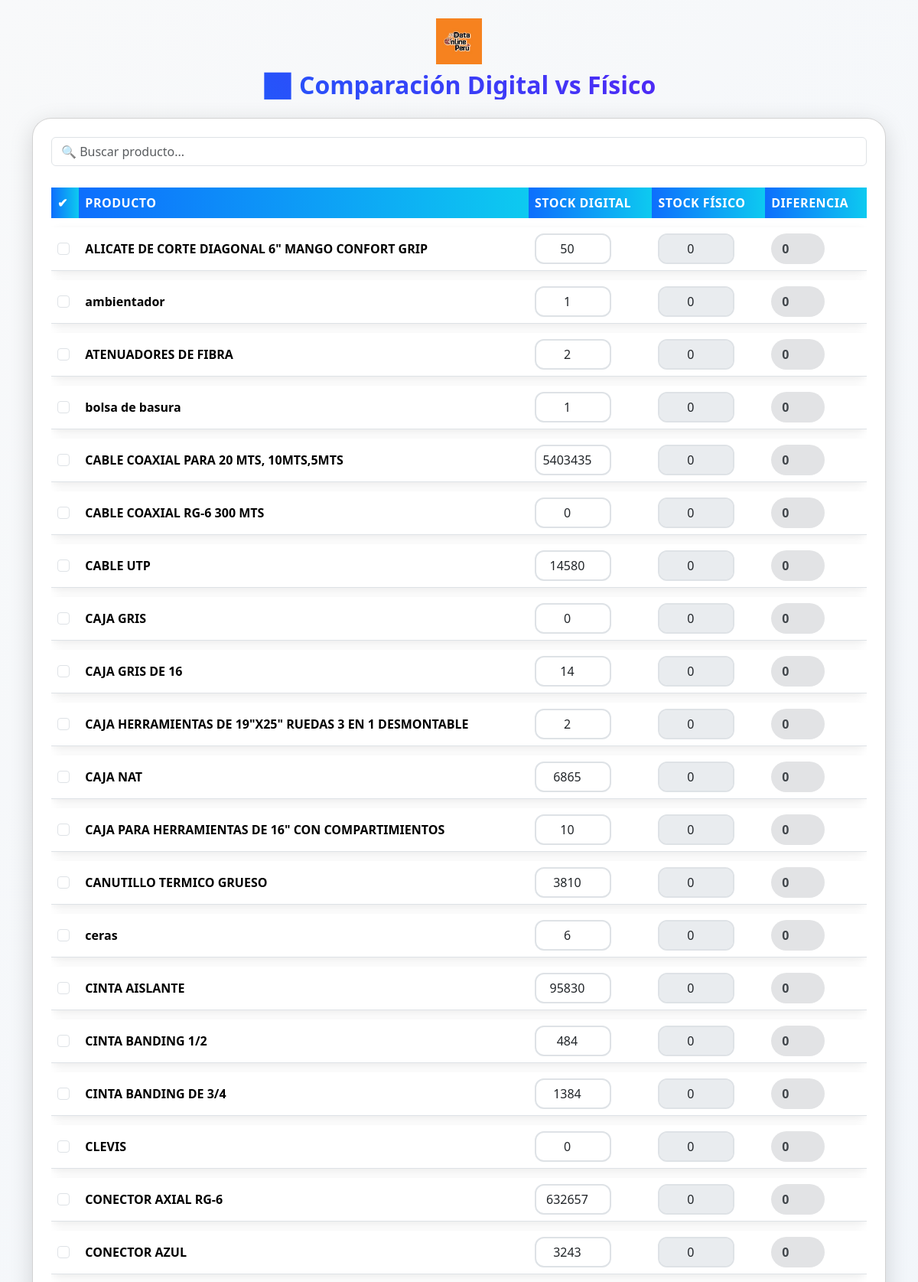
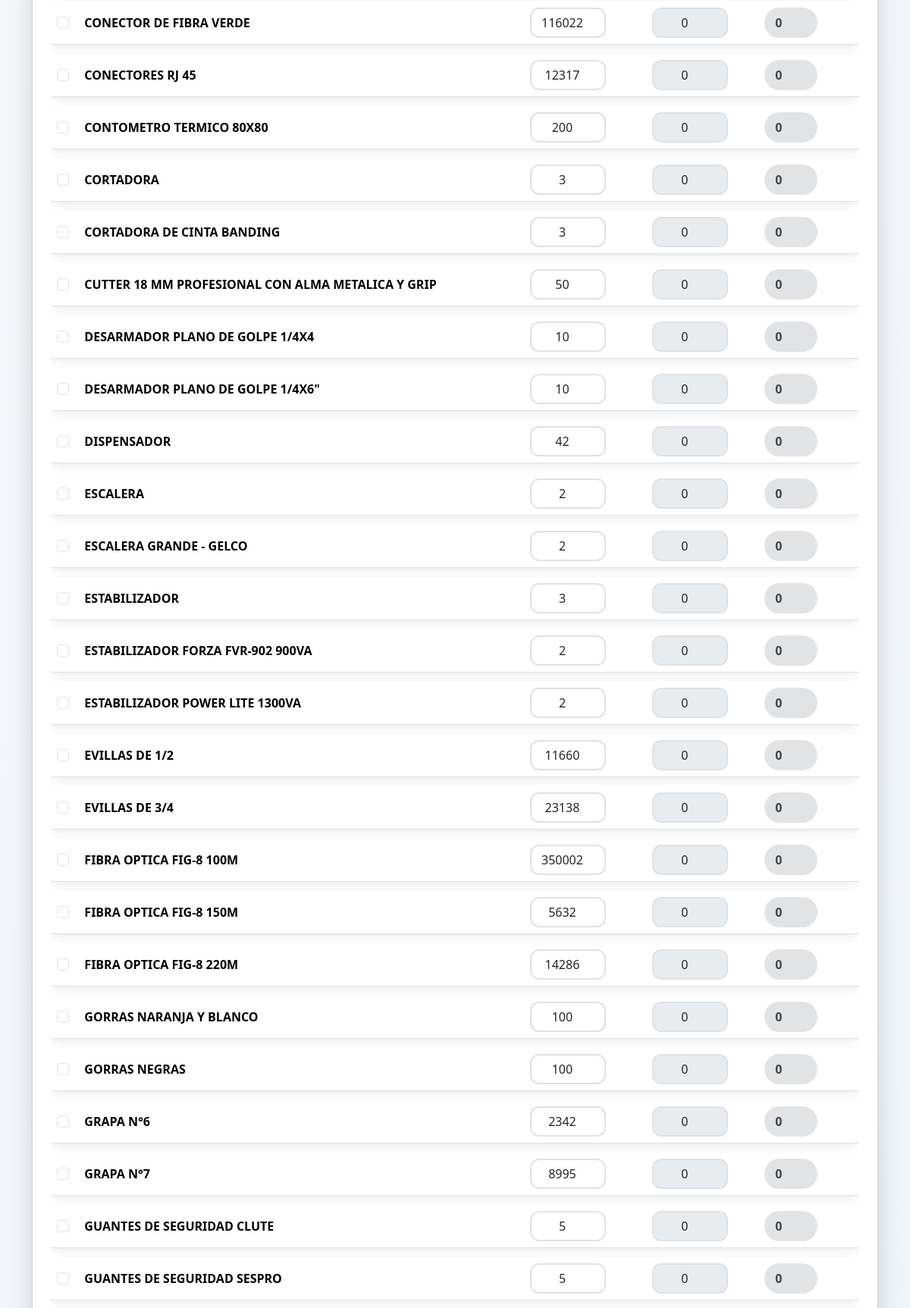
The app's page /diferencias.php (signed in, upper part) with its own data (2 pictures, top to bottom).
### tables this page shows
CREATE TABLE `productos` (
  `id` int(11) NOT NULL,
  `id_categoria` int(11) DEFAULT NULL,
  `codigo` varchar(50) NOT NULL,
  `nombre` varchar(100) NOT NULL,
  `unidad_medida` enum('par','carrete','rollos','unidades','metros','cajas','paquetes','cientos','docenas','otros') NOT NULL,
  `estado` enum('activo','inactivo') NOT NULL DEFAULT 'activo',
  `precio_unitario` decimal(10,2) NOT NULL DEFAULT 0.00,
  `precio_total` decimal(12,2) NOT NULL DEFAULT 0.00
);

### diferencias.php (the view, shortened to what this page needs)
<?php
include 'conexion.php';
$query = "
    SELECT p.id, p.nombre,
           (IFNULL(SUM(e.cantidad),0) - IFNULL(SUM(s.cantidad),0)) AS stock_digital
    FROM productos p
    LEFT JOIN entradas_productos e ON p.id = e.id_producto
    LEFT JOIN salidas_productos s ON p.id = s.id_producto
    GROUP BY p.id, p.nombre
    ORDER BY p.nombre ASC
";
$resultado = $conexion->query($query);
?>
<!DOCTYPE html>
<html lang="es">
<head>
    <link href="https://cdn.jsdelivr.net/npm/bootstrap@5.3.2/dist/css/bootstrap.min.css" rel="stylesheet">
    <link href="https://cdn.jsdelivr.net/npm/bootstrap-icons@1.11.1/font/bootstrap-icons.css" rel="stylesheet">
</head>
<body>
<div class="container mt-4">
    <div class="text-center mb-4">
        <img src="logo.png" alt="Logo" class="logo mb-2">
        <h2>📊 Comparación Digital vs Físico</h2>
    </div>
    <div class="card p-4">
        <input type="text" id="buscador" class="form-control mb-3" placeholder="🔍 Buscar producto...">
        <form method="POST">
            <div class="table-responsive">
                <table class="table align-middle">
                    <thead>
                        <tr>
                            <th>✔</th>
                            <th>Producto</th>
                            <th>Stock Digital</th>
                            <th>Stock Físico</th>
                            <th>Diferencia</th>
                        </tr>
                    </thead>
                    <tbody>
                        <?php while ($row = $resultado->fetch_assoc()): ?>
                        <tr>
                            <td>
                                <input type="checkbox" class="form-check-input select-producto" name="productos[<?= $row['id'] ?>][seleccion]" value="1">
                            </td>
                            <td class="fw-semibold"><?= htmlspecialchars($row['nombre']) ?></td>
                            <td>
                                <input type="number" name="productos[<?= $row['id'] ?>][digital]"
                                       value="<?= $row['stock_digital'] ?>" readonly
                                       class="form-control-plaintext text-center digital">
                            </td>
                            <td>
                                <input type="number" name="productos[<?= $row['id'] ?>][fisico]"
                                       value="0" min="0"
                                       class="form-control fisico" disabled>
                            </td>
                            <td>
                                <span class="badge-diff neutro diferencia">0</span>
                            </td>
                        </tr>
                        <?php endwhile; ?>
                    </tbody>
                </table>
            </div>
        </form>
    </div>
</div>
</body>
</html>

### diferencias.php (style rules this page uses)
body { background: linear-gradient(135deg, #f8f9fa, #e9f1fb); font-family: 'Segoe UI', Tahoma, Geneva, Verdana, sans-serif; }
.card { border-radius: 25px; box-shadow: 0 8px 30px rgba(0,0,0,0.15); backdrop-filter: blur(8px); animation: fadeIn 1s ease; }
h2 { font-weight: 800; background: linear-gradient(45deg,#0d6efd,#6610f2); -webkit-background-clip: text; -webkit-text-fill-color: transparent; }
.logo { max-height: 60px; }
.table { border-collapse: separate; border-spacing: 0 12px; }
.table thead th { background: linear-gradient(90deg, #0d6efd, #0dcaf0); color: #fff; border: none; font-size: 1rem; text-transform: uppercase; letter-spacing: .5px; }
.table tbody tr { background: rgba(255,255,255,0.9); border-radius: 12px; box-shadow: 0 4px 12px rgba(0,0,0,0.08); transition: all .3s ease; }
.table td { vertical-align: middle; border-top: none; }
input[type=number] { border-radius: 12px; border: 2px solid #dee2e6; padding: 6px; width: 100px; text-align: center; transition: border-color .3s; }
.badge-diff { padding: 8px 14px; border-radius: 20px; font-weight: 600; min-width: 70px; display: inline-block; }
.neutro { background: #e2e3e5; color: #41464b; }

### records on screen
productos: nombre "ALICATE DE CORTE DIAGONAL 6\" MANGO CONFORT GRIP", stock_digital "50"
productos: nombre "ambientador", stock_digital "1"
productos: nombre "ATENUADORES DE FIBRA", stock_digital "2"
productos: nombre "bolsa de basura", stock_digital "1"
productos: nombre "CABLE COAXIAL PARA 20 MTS, 10MTS,5MTS", stock_digital "5403435"
productos: nombre "CABLE COAXIAL RG-6 300 MTS", stock_digital "0"
productos: nombre "CABLE UTP", stock_digital "14580"
productos: nombre "CAJA GRIS", stock_digital "0"
productos: nombre "CAJA GRIS DE 16", stock_digital "14"
productos: nombre "CAJA HERRAMIENTAS DE 19\"X25\" RUEDAS 3 EN 1 DESMONTABLE", stock_digital "2"
productos: nombre "CAJA NAT", stock_digital "6865"
productos: nombre "CAJA PARA HERRAMIENTAS DE 16\" CON COMPARTIMIENTOS", stock_digital "10"
productos: nombre "CANUTILLO TERMICO GRUESO", stock_digital "3810"
productos: nombre "ceras", stock_digital "6"
productos: nombre "CINTA AISLANTE", stock_digital "95830"
productos: nombre "CINTA BANDING 1/2", stock_digital "484"
productos: nombre "CINTA BANDING DE 3/4", stock_digital "1384"
productos: nombre "CLEVIS", stock_digital "0"
productos: nombre "CONECTOR AXIAL RG-6", stock_digital "632657"
productos: nombre "CONECTOR AZUL", stock_digital "3243"
productos: nombre "CONECTOR DE FIBRA VERDE", stock_digital "116022"
productos: nombre "CONECTORES RJ 45", stock_digital "12317"
productos: nombre "CONTOMETRO TERMICO 80X80", stock_digital "200"
productos: nombre "CORTADORA", stock_digital "3"
productos: nombre "CORTADORA DE CINTA BANDING", stock_digital "3"
productos: nombre "CUTTER 18 MM PROFESIONAL CON ALMA METALICA Y GRIP", stock_digital "50"
productos: nombre "DESARMADOR PLANO DE GOLPE 1/4X4", stock_digital "10"
productos: nombre "DESARMADOR PLANO DE GOLPE 1/4X6\"", stock_digital "10"
productos: nombre "DISPENSADOR", stock_digital "42"
productos: nombre "ESCALERA", stock_digital "2"
productos: nombre "ESCALERA GRANDE - GELCO", stock_digital "2"
productos: nombre "ESTABILIZADOR", stock_digital "3"
productos: nombre "ESTABILIZADOR FORZA FVR-902 900VA", stock_digital "2"
productos: nombre "ESTABILIZADOR POWER LITE 1300VA", stock_digital "2"
productos: nombre "EVILLAS DE 1/2", stock_digital "11660"
productos: nombre "EVILLAS DE 3/4", stock_digital "23138"
productos: nombre "FIBRA OPTICA FIG-8 100M", stock_digital "350002"
productos: nombre "FIBRA OPTICA FIG-8 150M", stock_digital "5632"
productos: nombre "FIBRA OPTICA FIG-8 220M", stock_digital "14286"
productos: nombre "GORRAS NARANJA Y BLANCO", stock_digital "100"
productos: nombre "GORRAS NEGRAS", stock_digital "100"
productos: nombre "GRAPA N°6", stock_digital "2342"
productos: nombre "GRAPA N°7", stock_digital "8995"
productos: nombre "GUANTES DE SEGURIDAD CLUTE", stock_digital "5"
productos: nombre "GUANTES DE SEGURIDAD SESPRO", stock_digital "5"
